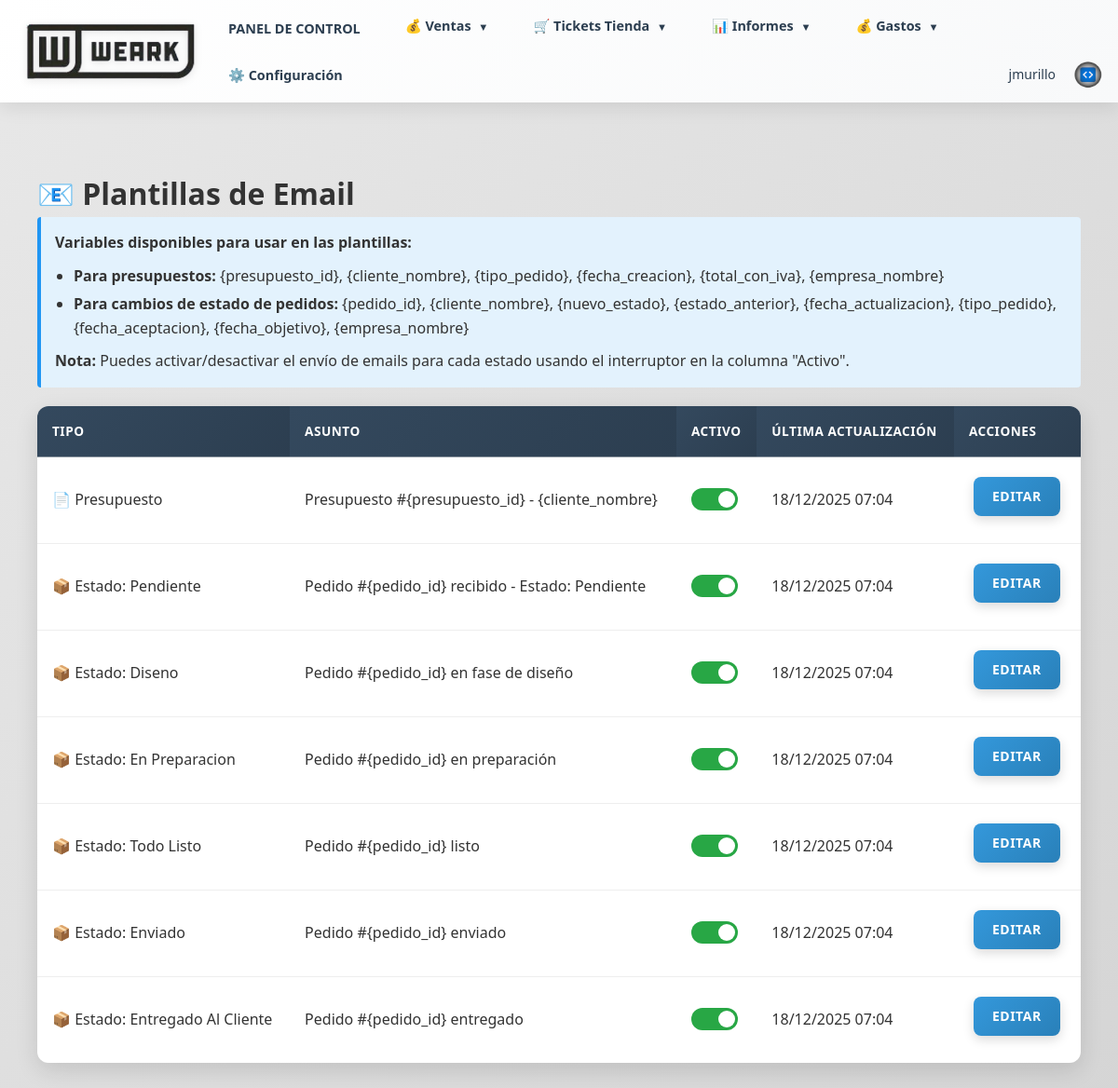
The page /configuracion/plantillas-email (signed in) on the database as committed earlier.
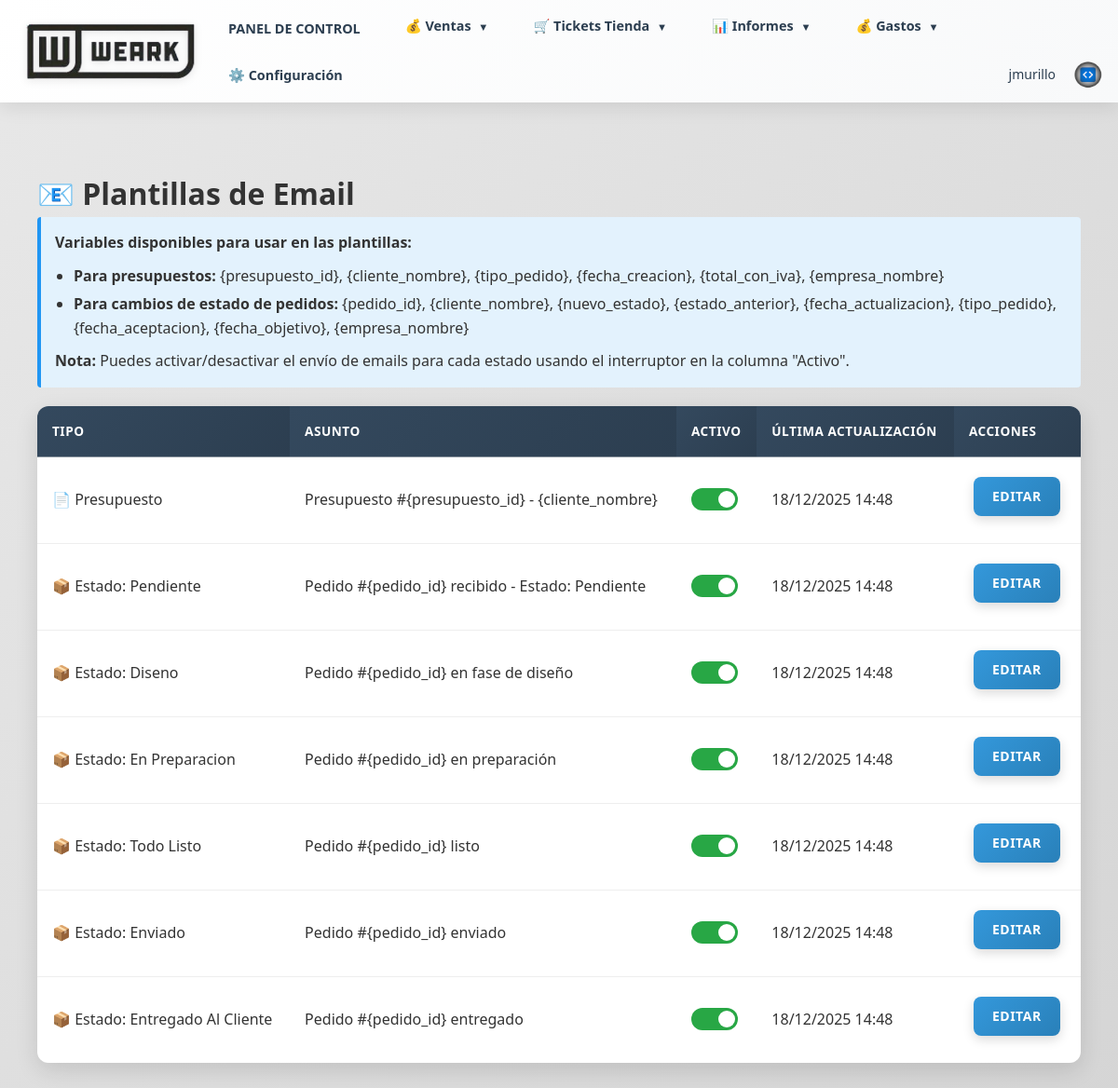
The same page on the database as committed later.
### models.py (models this page shows, shortened)
class PlantillaEmail(db.Model):
    __tablename__ = 'plantillas_email'
    id = db.Column(db.Integer, primary_key=True)
    tipo = db.Column(db.String(50), nullable=False, unique=True)  # 'presupuesto', 'cambio_estado_pedido'
    asunto = db.Column(db.String(200), nullable=False)
    cuerpo = db.Column(db.Text, nullable=False)
    enviar_activo = db.Column(db.Boolean, nullable=False, default=True)  # Permite desactivar temporalmente el envío
    fecha_creacion = db.Column(db.DateTime, default=datetime.utcnow)
    fecha_actualizacion = db.Column(db.DateTime, default=datetime.utcnow, onupdate=datetime.utcnow)

### routes/configuracion.py (the view)
@configuracion_bp.route('/configuracion/plantillas-email')
@login_required
@supervisor_required
def plantillas_email():
    plantillas = PlantillaEmail.query.filter(
        PlantillaEmail.tipo != 'cambio_estado_pedido'
    ).all()
    return render_template('configuracion/plantillas_email.html', plantillas=plantillas)

### app.py (called while the page is built)
@login_manager.user_loader
def load_user(user_id):
    from models import Usuario, Cliente
    if user_id.startswith('cliente_'):
        cliente_id = int(user_id.replace('cliente_', ''))
        cliente = Cliente.query.get(cliente_id)
        if cliente and cliente.tiene_acceso_web():
            return cliente
        return None
    else:
        return Usuario.query.get(int(user_id))

### models.py (called while the page is built)
    def is_supervisor(self):
        return self.rol == 'supervisor'

### utils/auth.py (called while the page is built)
def supervisor_required(f):
    @wraps(f)
    def decorated_function(*args, **kwargs):
        if not current_user.is_authenticated:
            flash('Debes iniciar sesión para acceder a esta página', 'error')
            return redirect(url_for('auth.login'))
        if not current_user.is_supervisor():
            flash('No tienes permisos para acceder a esta página', 'error')
            return redirect(url_for('index.index'))
        return f(*args, **kwargs)
    return decorated_function

### templates/configuracion/plantillas_email.html (shortened to what this page needs)
{% extends "base.html" %}
{% block content %}
<div class="container">
    <h1>📧 Plantillas de Email</h1>
    <div class="info-box" style="margin-bottom: 20px;">
    <p><strong>Variables disponibles para usar en las plantillas:</strong></p>
    <ul>
        <li><strong>Para presupuestos:</strong> {presupuesto_id}, {cliente_nombre}, {tipo_pedido}, {fecha_creacion}, {total_con_iva}, {empresa_nombre}</li>
        <li><strong>Para cambios de estado de pedidos:</strong> {pedido_id}, {cliente_nombre}, {nuevo_estado}, {estado_anterior}, {fecha_actualizacion}, {tipo_pedido}, {fecha_aceptacion}, {fecha_objetivo}, {empresa_nombre}</li>
    </ul>
    <p style="margin-top: 10px;"><strong>Nota:</strong> Puedes activar/desactivar el envío de emails para cada estado usando el interruptor en la columna "Activo".</p>
</div>
    {% if plantillas %}
    <table class="data-table">
        <thead>
            <tr>
                <th>Tipo</th>
                <th>Asunto</th>
                <th>Activo</th>
                <th>Última actualización</th>
                <th>Acciones</th>
            </tr>
        </thead>
        <tbody>
            {% for plantilla in plantillas %}
            <tr>
                <td>
                    {% if plantilla.tipo == 'presupuesto' %}
                        📄 Presupuesto
                    {% elif plantilla.tipo.startswith('cambio_estado_pedido_') %}
                        {% set estado_nombre = plantilla.tipo.replace('cambio_estado_pedido_', '').replace('_', ' ').title() %}
                        📦 Estado: {{ estado_nombre }}
                    {% else %}
                        {{ plantilla.tipo }}
                    {% endif %}
                </td>
                <td>{{ plantilla.asunto[:50] }}{% if plantilla.asunto|length > 50 %}...{% endif %}</td>
                <td>
                    <form method="POST" action="{{ url_for('configuracion.toggle_plantilla_email', id=plantilla.id) }}" style="display: inline;">
                        <label class="toggle-switch">
                            <span class="toggle-slider"></span>
                        </label>
                    </form>
                </td>
                <td>{{ plantilla.fecha_actualizacion.strftime('%d/%m/%Y %H:%M') if plantilla.fecha_actualizacion else 'N/A' }}</td>
                <td>
                    <a href="{{ url_for('configuracion.editar_plantilla_email', id=plantilla.id) }}" class="btn btn-primary">Editar</a>
                </td>
            </tr>
            {% endfor %}
        </tbody>
    </table>
    {% else %}
    <p>No hay plantillas configuradas. Se crearán automáticamente al iniciar la aplicación.</p>
    {% endif %}
</div>
{% endblock %}

Rows that differ between the two databases and show on the page:
changed PlantillaEmail "Presupuesto #{presupuesto_id} - {cliente_nombre}": fecha_actualizacion "18/12/2025 07:04" → "18/12/2025 14:48"
changed PlantillaEmail "Pedido #{pedido_id} recibido - Estado: Pendiente": fecha_actualizacion "18/12/2025 07:04" → "18/12/2025 14:48"
changed PlantillaEmail "Pedido #{pedido_id} en fase de diseño": fecha_actualizacion "18/12/2025 07:04" → "18/12/2025 14:48"
changed PlantillaEmail "Pedido #{pedido_id} en preparación": fecha_actualizacion "18/12/2025 07:04" → "18/12/2025 14:48"
changed PlantillaEmail "Pedido #{pedido_id} listo": fecha_actualizacion "18/12/2025 07:04" → "18/12/2025 14:48"
changed PlantillaEmail "Pedido #{pedido_id} enviado": fecha_actualizacion "18/12/2025 07:04" → "18/12/2025 14:48"
changed PlantillaEmail "Pedido #{pedido_id} entregado": fecha_actualizacion "18/12/2025 07:04" → "18/12/2025 14:48"
